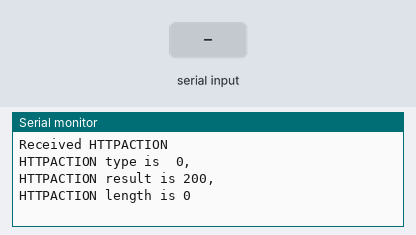
Recording of a sketch running on a simulated Arduino Uno, built with avr-gcc and run on an emulated ATmega328P. On the bench: the last lines printed to the serial monitor. The inputs (shaded band) are chosen by the test bench. The modem accepts every AT command (registered, SIM ready, sends succeed) and sends nothing else.

Above: at 9.1 s.
9.2 s: "AT+\n" received over the second serial link
At 9.7 s:
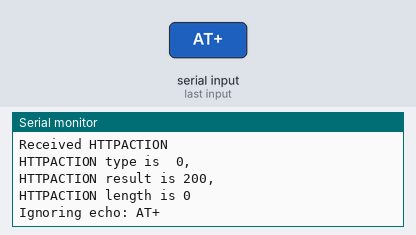
10.7 s: "+HTTPREAD:\n" received over the second serial link
At 11.2 s:
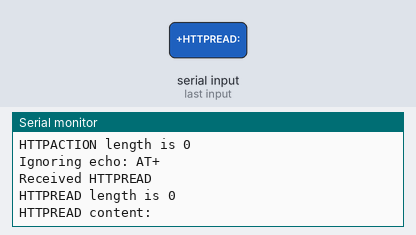
12.2 s: "+HTTPACTION:\n" received over the second serial link
At 13.2 s:
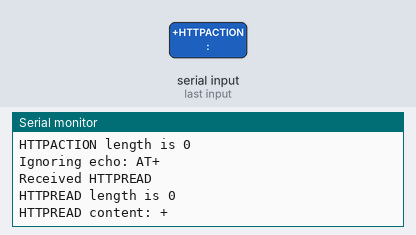

Measured:
- after the input at 9.2 s, the serial monitor: prints a new line at once (image 1)
- after the input at 10.7 s, the serial monitor: prints a new line at once (image 2)
- after the input at 12.2 s, the serial monitor: prints a new line at once (image 3)

The sketch:

gsmHTTPGet_single1.ino
```cpp
#include <SoftwareSerial.h>
SoftwareSerial GSM(62, 63); // RX, TX

enum _parseState {
  PS_DETECT_MSG_TYPE,

  PS_IGNORING_COMMAND_ECHO,

  PS_HTTPACTION_TYPE,
  PS_HTTPACTION_RESULT,
  PS_HTTPACTION_LENGTH,

  PS_HTTPREAD_LENGTH,
  PS_HTTPREAD_CONTENT
};

byte parseState = PS_DETECT_MSG_TYPE;
char buffer[80];
byte pos = 0;

int contentLength = 0;

void resetBuffer() {
  memset(buffer, 0, sizeof(buffer));
  pos = 0;
}

void sendGSM(const char* msg, int waitMs = 500) {
  GSM.println(msg);
  delay(waitMs);
  while(GSM.available()) {
    parseATText(GSM.read());
  }
}

void sendGSM1(const char* msg,const char* road,const char stat)
{byte i;
  GSM.print(msg);
  delay(100);
  for(i=0;i<6;i++)
  {GSM.print(road[i]);
   delay(10);}
  GSM.print("&status=");
  delay(100);
  GSM.print(stat);
  GSM.println("\"");
  delay(1000);
  while(GSM.available()) {
    parseATText(GSM.read());
  }

}

void setup()
{
  GSM.begin(9600);
  Serial.begin(9600);
  const byte road[6] = "address";
  char stat; // data to be sent
  stat = 'L';
  char main[] = "AT+HTTPPARA=\"URL\",\"enter url here";

  sendGSM("AT+SAPBR=3,1,\"APN\",\"enter ur APN of simcard here\"");
  sendGSM("AT+SAPBR=1,1",3000);
  sendGSM("AT+HTTPINIT");
  sendGSM("AT+HTTPPARA=\"CID\",1");
  sendGSM1(main,road,stat);
  sendGSM("AT+HTTPACTION=0",2000);
}

void loop()
{
  while(GSM.available()) {
    parseATText(GSM.read());
  }
}

void parseATText(byte b) {

  buffer[pos++] = b;

  if ( pos >= sizeof(buffer) )
    resetBuffer(); // just to be safe

  /*
   // Detailed debugging
   Serial.println();
   Serial.print("state = ");
   Serial.println(state);
   Serial.print("b = ");
   Serial.println(b);
   Serial.print("pos = ");
   Serial.println(pos);
   Serial.print("buffer = ");
   Serial.println(buffer);*/

  switch (parseState) {
  case PS_DETECT_MSG_TYPE:
    {
      if ( b == '\n' )
        resetBuffer();
      else {
        if ( pos == 3 && strcmp(buffer, "AT+") == 0 ) {
          parseState = PS_IGNORING_COMMAND_ECHO;
        }
        else if ( b == ':' ) {
          //Serial.print("Checking message type: ");
          //Serial.println(buffer);

          if ( strcmp(buffer, "+HTTPACTION:") == 0 ) {
            Serial.println("Received HTTPACTION");
            parseState = PS_HTTPACTION_TYPE;
          }
          else if ( strcmp(buffer, "+HTTPREAD:") == 0 ) {
            Serial.println("Received HTTPREAD");
            parseState = PS_HTTPREAD_LENGTH;
          }
          resetBuffer();
        }
      }
    }
    break;

  case PS_IGNORING_COMMAND_ECHO:
    {
      if ( b == '\n' ) {
        Serial.print("Ignoring echo: ");
        Serial.println(buffer);
        parseState = PS_DETECT_MSG_TYPE;
        resetBuffer();
      }
    }
    break;

  case PS_HTTPACTION_TYPE:
    {
      if ( b == ',' ) {
        Serial.print("HTTPACTION type is ");
        Serial.println(buffer);
        parseState = PS_HTTPACTION_RESULT;
        resetBuffer();
      }
    }
    break;

  case PS_HTTPACTION_RESULT:
    {
      if ( b == ',' ) {
        Serial.print("HTTPACTION result is ");
        Serial.println(buffer);
        parseState = PS_HTTPACTION_LENGTH;
        resetBuffer();
      }
    }
    break;

  case PS_HTTPACTION_LENGTH:
    {
      if ( b == '\n' ) {
        Serial.print("HTTPACTION length is ");
        Serial.println(buffer);

        // now request content
        GSM.print("AT+HTTPREAD=0,");
        GSM.println(buffer);

        parseState = PS_DETECT_MSG_TYPE;
        resetBuffer();
      }
    }
    break;

  case PS_HTTPREAD_LENGTH:
    {
      if ( b == '\n' ) {
        contentLength = atoi(buffer);
        Serial.print("HTTPREAD length is ");
        Serial.println(contentLength);

        Serial.print("HTTPREAD content: ");

        parseState = PS_HTTPREAD_CONTENT;
        resetBuffer();
      }
    }
    break;

  case PS_HTTPREAD_CONTENT:
    {
      // for this demo I'm just showing the content bytes in the serial monitor
      Serial.write(b);

      contentLength--;

      if ( contentLength <= 0 ) {

        // all content bytes have now been read

        parseState = PS_DETECT_MSG_TYPE;
        resetBuffer();
      }
    }
    break;
  }
}
```
